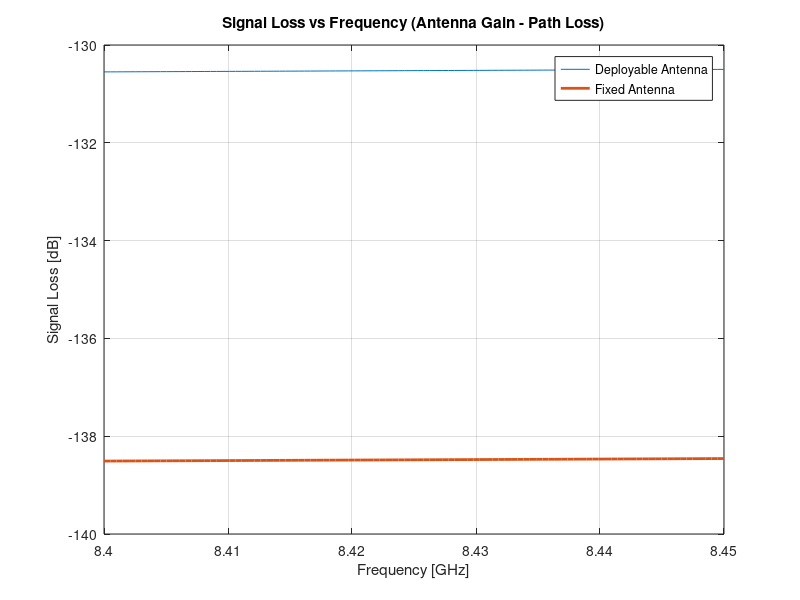

Recreate this plot in MATLAB. (Note: this script raises an error after producing the figure.)
% Code by Michael Johnston, Valeria Salazar, Bryan Num, Chris Barta, June 4, 2018
% AERO 446 Project

% -- Assumptions --
% Pointing errors are negligible (XACT-50 has ?0.003 deg accuracy)

% -- Variables --
% Data rate
% Transmit power

% -- To do --
% Find power produced by panels in 1 day (fn of data rate)

% housekeeping
clear; % Clears workspace
clc; %clears command window
close all;

% -- Constants & givens for equipment --
c = 299.8E6; % Speed of light [m/s]
hOrbit = 200; % Height of orbit [km]
muMoon = 4904.8695; % Gravitational constant of Moon [km^3/s^2]
rMoon = 1737.1; % Radius of Moon [km]
EMdist = 406700E3; % Max distance from Earth to Moon [m]

pSens = 40; % Power consumed by sensor during science gathering [w]
pSens_sby = 2; % Power consumed by sensor in stand-by [w]
rSens = 100E3; % Data rate of sensor during operations [bps]

fRange = linspace(8.400, 8.450)'*1E9; % X-Band frequency range [Hz]
commTime = 2*3600; % Total required comm time per day [s]
rxPower = 12.5; % Power consumed by radio during receive only [W]
maxTxPowerIn = 30.8; % Power consumed by radio during transmit only [W]
rxPlusPower = 35-maxTxPowerIn; % Power consumed for rx during tx/rx [W]
txEff = 3.8/maxTxPowerIn; % Transmitter power efficiency

diaG = 20; % Diameter of ground antenna [m]
diaScFixed = 20E-2; % Diameter of FIXED spacecraft antenna (low-cost) [m]
diaScDep = 50E-2; % Diameter of DEPLOYABLE spacecraft antenna (high-cost) [m]

Ts = 10*log10(150); % System temperature noise [dB]
Ll = 5; % Line losses [dB]
EbNoMin = 3 + 5; % Link budget plus margin for Reed-Solomon encoding[dB]
Latm = 0; % Atmospheric losses ASSUMING ZERO [dB]
Lpt = 0; % Pointing losses [dB]

% -- dB Equations --
G = @(D,f) 20*log10(f*1E-9) + 20*log10(D) + 17.8; % Parabolic antenna gain [dB]
Ls = @(dist,f) 20*log10(dist) + 20*log10(f) - 147.55; % Path loss [dB]
beamWid = @(D,f) 65.3*c./f/D; % Parabolic antenna beam width equation [degrees]
Lpoint = @(err,beamWid) 12*(err./beamWid).^2; % Pointing error equation [dB]

% -- Signal loss vs Frequency (tl;dr, frequency doesn't matter)
figure
plot(fRange*1E-9, G(diaG,fRange) + G(diaScDep,fRange) - Ls(EMdist,fRange),...
	fRange*1E-9, G(diaG,fRange) + G(diaScFixed,fRange) - Ls(EMdist,fRange), 'lineWidth', 2)
grid on
title('Signal Loss vs Frequency (Antenna Gain - Path Loss)')
xlabel('Frequency [GHz]'), ylabel('Signal Loss [dB]')
legend('Deployable Antenna', 'Fixed Antenna')

% Solving for max data rate that meets link budget
fTx = fRange(1); % Transmit frequency
syms dRate
linkEq = EbNoMin == 10*log10(txEff*maxTxPowerIn) - Ls(EMdist,fTx) + G(diaG,fTx)...
	+ G(diaScFixed,fTx) + 228.6 - Ts - 10*log(dRate) - Ll;

dRateMax = double(solve(linkEq,dRate)); % Max data rate that meets link budget [bps]

